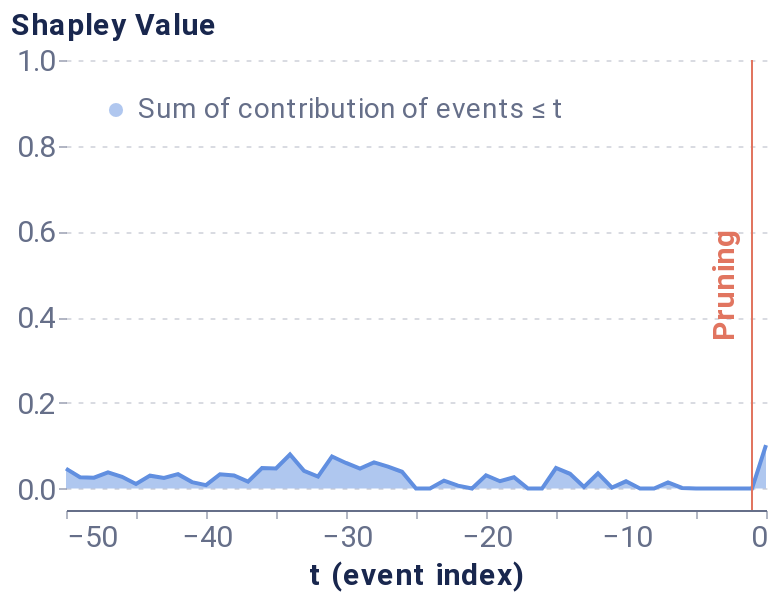

The code cell stored with this chart in its notebook:
### Code cell
# ─── 6a) Plot the pruning result ───────────────────────────────────────────────
plot_temp_coalition_pruning(pruning_df, num_kept)

### Figure 1 — Vega-Lite specification as saved in the notebook (floating-point values rounded to 4 significant figures)
{"config": {"axis": {"domain": true, "domainColor": "#666F89", "grid": false, "gridCap": "round", "gridColor": "#B3B7C4", "gridDash": [2, 4], "gridWidth": 0.5, "labelColor": "#666F89", "labelFont": "Roboto, Arial, sans-serif", "labelPadding": 2, "tickColor": "#666F89", "tickOpacity": 0.5, "tickSize": 4, "titleColor": "#19274E", "titleFont": "Roboto, Arial, sans-serif", "titleFontSize": 12}, "axisBand": {"domain": true, "labelPadding": 4, "ticks": false}, "axisY": {"domain": false, "titleAlign": "left", "titleAngle": 0, "titleX": -20, "titleY": -10}, "legend": {"labelColor": "#666F89", "labelFont": "Roboto, Arial, sans-serif", "labelFontSize": 12, "symbolSize": 40, "titleColor": "#19274E", "titleFont": "Roboto, Arial, sans-serif", "titleFontSize": 12, "titlePadding": 4}, "arc": {"stroke": "#FFFFFF", "strokeWidth": 1}, "bar": {"fill": "#2770EB", "stroke": null}, "line": {"stroke": "#2770EB", "strokeWidth": 2}, "path": {"stroke": "#2770EB", "strokeWidth": 0.5}, "point": {"fill": "#2770EB", "shape": "circle", "filled": true}, "rect": {"fill": "#2770EB"}, "rule": {"stroke": "#666F89"}, "shape": {"stroke": "#2770EB"}, "text": {"color": "#19274E", "font": "Roboto, Arial, sans-serif", "fontSize": 12}, "range": {"category": ["#2770EB", "#77B98A", "#DA5252", "#FFC400", "#A87AEA", "#00A39E", "#19274E"], "diverging": ["#006360", "#2BB3AE", "#96D9D7", "#FFFFFF", "#EDAAAA", "#DA5252", "#811D1D"], "heatmap": ["#18448F", "#1B4EA5", "#2770EB", "#4C88EE", "#82ACF3", "#A6C4F7", "#E9F1FD"], "ramp": ["#18448F", "#1B4EA5", "#2770EB", "#4C88EE", "#82ACF3", "#A6C4F7", "#E9F1FD"]}, "background": "#FFFFFF", "group": {"fill": "#FFFFFF"}, "header": {"labelColor": "#19274E", "labelFont": "Roboto, Arial, sans-serif", "labelFontSize": 12, "titleColor": "#19274E", "titleFont": "Roboto, Arial, sans-serif", "titleFontSize": 16}, "title": {"anchor": "start", "color": "#19274E", "font": "Roboto, Arial, sans-serif", "fontSize": 20, "fontWeight": "bold", "offset": 20, "subtitleColor": "#19274E", "subtitleFontSize": 16}, "view": {"continuousHeight": 300, "continuousWidth": 400, "stroke": "transparent"}}, "layer": [{"mark": {"type": "area", "opacity": 0.5}, "encoding": {"color": {"field": "Coalition", "legend": {"fillColor": "white", "labelFontSize": 14, "labelLimit": 0, "orient": "top-left", "symbolSize": 50, "symbolStrokeWidth": 0, "title": null}, "scale": {"domain": ["Sum of contribution of events ≤ t"], "range": ["#618FE0"]}, "type": "nominal"}, "x": {"axis": {"labelFontSize": 15, "title": "t (event index)", "titleFontSize": 15}, "field": "t (event index)", "type": "quantitative"}, "y": {"axis": {"grid": true, "labelFontSize": 15, "titleFontSize": 15, "titleX": -28}, "field": "Shapley Value", "scale": {"domain": [-0.05, 1]}, "type": "quantitative"}}}, {"mark": "line", "encoding": {"color": {"field": "Coalition", "legend": {"fillColor": "white", "labelFontSize": 14, "labelLimit": 0, "orient": "top-left", "symbolSize": 50, "symbolStrokeWidth": 0, "title": null}, "scale": {"domain": ["Sum of contribution of events ≤ t"], "range": ["#618FE0"]}, "type": "nominal"}, "x": {"axis": {"labelFontSize": 15, "title": "t (event index)", "titleFontSize": 15}, "field": "t (event index)", "type": "quantitative"}, "y": {"axis": {"grid": true, "labelFontSize": 15, "titleFontSize": 15, "titleX": -28}, "field": "Shapley Value", "scale": {"domain": [-0.05, 1]}, "type": "quantitative"}}}, {"data": {"name": "data-a78e7365baaeffdc97857c4e82cc8124"}, "mark": {"type": "rule", "color": "#E17560"}, "encoding": {"x": {"field": "x", "type": "quantitative"}}}, {"data": {"name": "data-c1d76f8e2a7238ada1f530b85ecb2589"}, "mark": {"type": "text", "angle": 270, "color": "#E17560", "fontSize": 15, "fontWeight": "bold", "text": "Pruning"}, "encoding": {"x": {"field": "x", "type": "quantitative"}}}], "data": {"name": "data-fb6fb44d2312bfda5000a4e49a6d9325"}, "height": 225, "width": 350, "$schema": "https://vega.github.io/schema/vega-lite/v4.17.0.json", "datasets": {"data-fb6fb44d2312bfda5000a4e49a6d9325": [{"Coalition": "Sum of contribution of events > t", "t (event index)": 0, "Shapley Value": 0.0}, {"Coalition": "Sum of contribution of events ≤ t", "t (event index)": 0, "Shapley Value": 0.1014}, {"Coalition": "Sum of contribution of events > t", "t (event index)": -1, "Shapley Value": 0.1014}, {"Coalition": "Sum of contribution of events ≤ t", "t (event index)": -1, "Shapley Value": 0.0}, {"Coalition": "Sum of contribution of events > t", "t (event index)": -2, "Shapley Value": 0.1014}, {"Coalition": "Sum of contribution of events ≤ t", "t (event index)": -2, "Shapley Value": 0.0}, {"Coalition": "Sum of contribution of events > t", "t (event index)": -3, "Shapley Value": 0.1014}, {"Coalition": "Sum of contribution of events ≤ t", "t (event index)": -3, "Shapley Value": 0.0}, {"Coalition": "Sum of contribution of events > t", "t (event index)": -4, "Shapley Value": 0.1014}, {"Coalition": "Sum of contribution of events ≤ t", "t (event index)": -4, "Shapley Value": 0.0}, {"Coalition": "Sum of contribution of events > t", "t (event index)": -5, "Shapley Value": 0.1014}, {"Coalition": "Sum of contribution of events ≤ t", "t (event index)": -5, "Shapley Value": 0.0}, {"Coalition": "Sum of contribution of events > t", "t (event index)": -6, "Shapley Value": 0.09992}, {"Coalition": "Sum of contribution of events ≤ t", "t (event index)": -6, "Shapley Value": 0.001505}, {"Coalition": "Sum of contribution of events > t", "t (event index)": -7, "Shapley Value": 0.08704}, {"Coalition": "Sum of contribution of events ≤ t", "t (event index)": -7, "Shapley Value": 0.01439}, {"Coalition": "Sum of contribution of events > t", "t (event index)": -8, "Shapley Value": 0.1014}, {"Coalition": "Sum of contribution of events ≤ t", "t (event index)": -8, "Shapley Value": 0.0}, {"Coalition": "Sum of contribution of events > t", "t (event index)": -9, "Shapley Value": 0.1014}, {"Coalition": "Sum of contribution of events ≤ t", "t (event index)": -9, "Shapley Value": 0.0}, {"Coalition": "Sum of contribution of events > t", "t (event index)": -10, "Shapley Value": 0.08454}, {"Coalition": "Sum of contribution of events ≤ t", "t (event index)": -10, "Shapley Value": 0.01689}, {"Coalition": "Sum of contribution of events > t", "t (event index)": -11, "Shapley Value": 0.0993}, {"Coalition": "Sum of contribution of events ≤ t", "t (event index)": -11, "Shapley Value": 0.00213}, {"Coalition": "Sum of contribution of events > t", "t (event index)": -12, "Shapley Value": 0.0661}, {"Coalition": "Sum of contribution of events ≤ t", "t (event index)": -12, "Shapley Value": 0.03533}, {"Coalition": "Sum of contribution of events > t", "t (event index)": -13, "Shapley Value": 0.09758}, {"Coalition": "Sum of contribution of events ≤ t", "t (event index)": -13, "Shapley Value": 0.003843}, {"Coalition": "Sum of contribution of events > t", "t (event index)": -14, "Shapley Value": 0.067}, {"Coalition": "Sum of contribution of events ≤ t", "t (event index)": -14, "Shapley Value": 0.03443}, {"Coalition": "Sum of contribution of events > t", "t (event index)": -15, "Shapley Value": 0.05348}, {"Coalition": "Sum of contribution of events ≤ t", "t (event index)": -15, "Shapley Value": 0.04795}, {"Coalition": "Sum of contribution of events > t", "t (event index)": -16, "Shapley Value": 0.1014}, {"Coalition": "Sum of contribution of events ≤ t", "t (event index)": -16, "Shapley Value": 0.0}, {"Coalition": "Sum of contribution of events > t", "t (event index)": -17, "Shapley Value": 0.1014}, {"Coalition": "Sum of contribution of events ≤ t", "t (event index)": -17, "Shapley Value": 0.0}, {"Coalition": "Sum of contribution of events > t", "t (event index)": -18, "Shapley Value": 0.07498}, {"Coalition": "Sum of contribution of events ≤ t", "t (event index)": -18, "Shapley Value": 0.02645}, {"Coalition": "Sum of contribution of events > t", "t (event index)": -19, "Shapley Value": 0.08432}, {"Coalition": "Sum of contribution of events ≤ t", "t (event index)": -19, "Shapley Value": 0.01711}, {"Coalition": "Sum of contribution of events > t", "t (event index)": -20, "Shapley Value": 0.07037}, {"Coalition": "Sum of contribution of events ≤ t", "t (event index)": -20, "Shapley Value": 0.03105}, {"Coalition": "Sum of contribution of events > t", "t (event index)": -21, "Shapley Value": 0.1014}, {"Coalition": "Sum of contribution of events ≤ t", "t (event index)": -21, "Shapley Value": 0.0}, {"Coalition": "Sum of contribution of events > t", "t (event index)": -22, "Shapley Value": 0.09455}, {"Coalition": "Sum of contribution of events ≤ t", "t (event index)": -22, "Shapley Value": 0.006882}, {"Coalition": "Sum of contribution of events > t", "t (event index)": -23, "Shapley Value": 0.08276}, {"Coalition": "Sum of contribution of events ≤ t", "t (event index)": -23, "Shapley Value": 0.01867}, {"Coalition": "Sum of contribution of events > t", "t (event index)": -24, "Shapley Value": 0.1014}, {"Coalition": "Sum of contribution of events ≤ t", "t (event index)": -24, "Shapley Value": 0.0}, {"Coalition": "Sum of contribution of events > t", "t (event index)": -25, "Shapley Value": 0.1014}, {"Coalition": "Sum of contribution of events ≤ t", "t (event index)": -25, "Shapley Value": 0.0}, {"Coalition": "Sum of contribution of events > t", "t (event index)": -26, "Shapley Value": 0.0622}, {"Coalition": "Sum of contribution of events ≤ t", "t (event index)": -26, "Shapley Value": 0.03922}, {"Coalition": "Sum of contribution of events > t", "t (event index)": -27, "Shapley Value": 0.05013}, {"Coalition": "Sum of contribution of events ≤ t", "t (event index)": -27, "Shapley Value": 0.05129}, {"Coalition": "Sum of contribution of events > t", "t (event index)": -28, "Shapley Value": 0.04018}, {"Coalition": "Sum of contribution of events ≤ t", "t (event index)": -28, "Shapley Value": 0.06125}, {"Coalition": "Sum of contribution of events > t", "t (event index)": -29, "Shapley Value": 0.05464}, {"Coalition": "Sum of contribution of events ≤ t", "t (event index)": -29, "Shapley Value": 0.04679}, {"Coalition": "Sum of contribution of events > t", "t (event index)": -30, "Shapley Value": 0.04165}, {"Coalition": "Sum of contribution of events ≤ t", "t (event index)": -30, "Shapley Value": 0.05978}, {"Coalition": "Sum of contribution of events > t", "t (event index)": -31, "Shapley Value": 0.02644}, {"Coalition": "Sum of contribution of events ≤ t", "t (event index)": -31, "Shapley Value": 0.07499}, {"Coalition": "Sum of contribution of events > t", "t (event index)": -32, "Shapley Value": 0.07331}, {"Coalition": "Sum of contribution of events ≤ t", "t (event index)": -32, "Shapley Value": 0.02811}, {"Coalition": "Sum of contribution of events > t", "t (event index)": -33, "Shapley Value": 0.05998}, {"Coalition": "Sum of contribution of events ≤ t", "t (event index)": -33, "Shapley Value": 0.04144}, {"Coalition": "Sum of contribution of events > t", "t (event index)": -34, "Shapley Value": 0.02205}, {"Coalition": "Sum of contribution of events ≤ t", "t (event index)": -34, "Shapley Value": 0.07938}, {"Coalition": "Sum of contribution of events > t", "t (event index)": -35, "Shapley Value": 0.05444}, {"Coalition": "Sum of contribution of events ≤ t", "t (event index)": -35, "Shapley Value": 0.04698}, {"Coalition": "Sum of contribution of events > t", "t (event index)": -36, "Shapley Value": 0.05336}, {"Coalition": "Sum of contribution of events ≤ t", "t (event index)": -36, "Shapley Value": 0.04807}, {"Coalition": "Sum of contribution of events > t", "t (event index)": -37, "Shapley Value": 0.0851}, {"Coalition": "Sum of contribution of events ≤ t", "t (event index)": -37, "Shapley Value": 0.01633}, {"Coalition": "Sum of contribution of events > t", "t (event index)": -38, "Shapley Value": 0.07077}, {"Coalition": "Sum of contribution of events ≤ t", "t (event index)": -38, "Shapley Value": 0.03066}, {"Coalition": "Sum of contribution of events > t", "t (event index)": -39, "Shapley Value": 0.06796}, {"Coalition": "Sum of contribution of events ≤ t", "t (event index)": -39, "Shapley Value": 0.03347}, {"Coalition": "Sum of contribution of events > t", "t (event index)": -40, "Shapley Value": 0.09351}, {"Coalition": "Sum of contribution of events ≤ t", "t (event index)": -40, "Shapley Value": 0.007921}, {"Coalition": "Sum of contribution of events > t", "t (event index)": -41, "Shapley Value": 0.08632}, {"Coalition": "Sum of contribution of events ≤ t", "t (event index)": -41, "Shapley Value": 0.01511}, {"Coalition": "Sum of contribution of events > t", "t (event index)": -42, "Shapley Value": 0.06777}, {"Coalition": "Sum of contribution of events ≤ t", "t (event index)": -42, "Shapley Value": 0.03365}, {"Coalition": "Sum of contribution of events > t", "t (event index)": -43, "Shapley Value": 0.07648}, {"Coalition": "Sum of contribution of events ≤ t", "t (event index)": -43, "Shapley Value": 0.02494}, {"Coalition": "Sum of contribution of events > t", "t (event index)": -44, "Shapley Value": 0.07129}, {"Coalition": "Sum of contribution of events ≤ t", "t (event index)": -44, "Shapley Value": 0.03014}, {"Coalition": "Sum of contribution of events > t", "t (event index)": -45, "Shapley Value": 0.09072}, {"Coalition": "Sum of contribution of events ≤ t", "t (event index)": -45, "Shapley Value": 0.01071}, {"Coalition": "Sum of contribution of events > t", "t (event index)": -46, "Shapley Value": 0.07398}, {"Coalition": "Sum of contribution of events ≤ t", "t (event index)": -46, "Shapley Value": 0.02745}, {"Coalition": "Sum of contribution of events > t", "t (event index)": -47, "Shapley Value": 0.06379}, {"Coalition": "Sum of contribution of events ≤ t", "t (event index)": -47, "Shapley Value": 0.03764}, {"Coalition": "Sum of contribution of events > t", "t (event index)": -48, "Shapley Value": 0.07594}, {"Coalition": "Sum of contribution of events ≤ t", "t (event index)": -48, "Shapley Value": 0.02549}, {"Coalition": "Sum of contribution of events > t", "t (event index)": -49, "Shapley Value": 0.07487}, {"Coalition": "Sum of contribution of events ≤ t", "t (event index)": -49, "Shapley Value": 0.02656}, {"Coalition": "Sum of contribution of events > t", "t (event index)": -50, "Shapley Value": 0.05486}, {"Coalition": "Sum of contribution of events ≤ t", "t (event index)": -50, "Shapley Value": 0.04656}], "data-a78e7365baaeffdc97857c4e82cc8124": [{"x": -1}], "data-c1d76f8e2a7238ada1f530b85ecb2589": [{"x": -3}]}}
